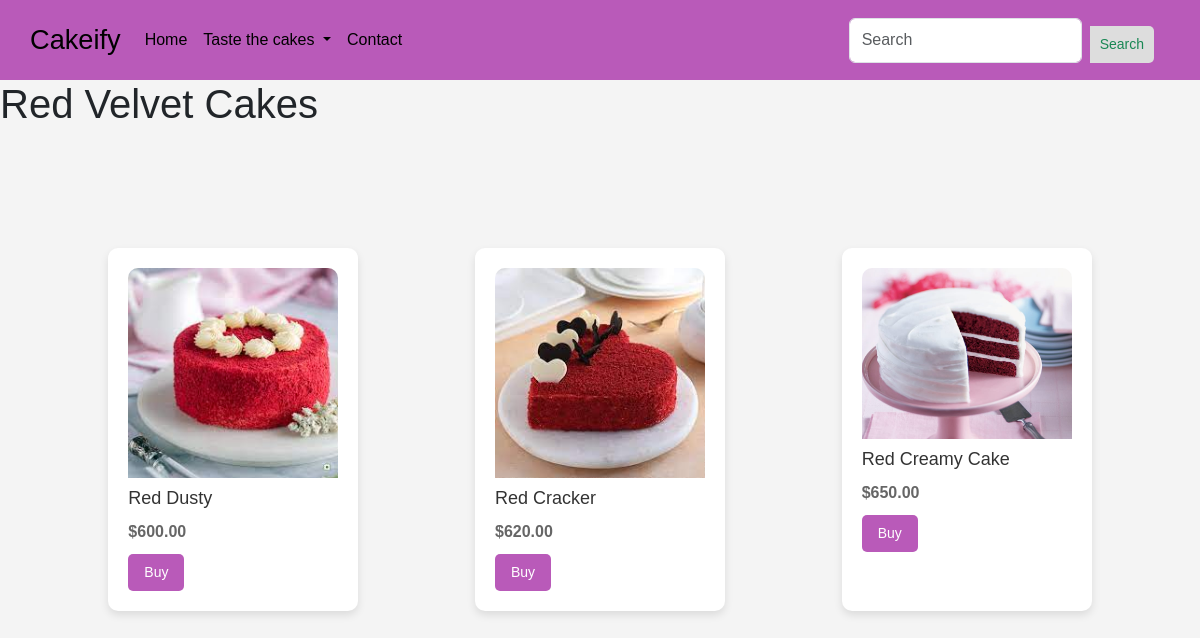
The page /red/ on the database its author committed.
### TastyCakes/models.py (models this page shows)
class Red_cake(models.Model):
    image=models.ImageField(upload_to='Red_cake_img/')
    name=models.CharField(max_length=100)
    price=models.DecimalField(max_digits=6, decimal_places=2)

### TastyCakes/views.py (the view)
# urls.py: path('red/', views.red, name='red'),
def red(request):
  red_cake_var=Red_cake.objects.all()
  return render(request, 'red.html', {'red_cake_var': red_cake_var})

### templates/red.html (shortened to what this page needs)
{% load static %}
<!DOCTYPE html>
<html lang="en">
<head>
    <link href="https://cdn.jsdelivr.net/npm/bootstrap@5.3.3/dist/css/bootstrap.min.css" rel="stylesheet">
</head>
<body>
  <nav class="navbar navbar-expand-lg">
    <div class="container-fluid">
      <a class="navbar-brand" href="{%url 'index' %}">Cakeify</a>
      <div class="collapse navbar-collapse" id="navbarSupportedContent">
        <ul class="navbar-nav me-auto mb-2 mb-lg-0">
          <li class="nav-item">
            <a class="nav-link active" aria-current="page" href="{%url 'index' %}">Home</a>
          </li>
          <li class="nav-item dropdown">
            <a class="nav-link dropdown-toggle" href="#" role="button" data-bs-toggle="dropdown" aria-expanded="false">
              Taste the cakes
            </a>
          </li>
          <li class="nav-item">
            <a class="nav-link active" aria-current="page" href="{%url 'contact' %}">Contact</a>
          </li>
        </ul>
        <form class="d-flex" role="search">
          <input class="form-control me-2" type="search" placeholder="Search" aria-label="Search">
          <button class="btn btn-outline-success" type="submit">Search</button>
        </form>
      </div>
    </div>
</nav>
<div class="header">
  <h1>Red Velvet Cakes</h1>
</div>
  <div class="container">
      {% for cake in red_cake_var %}
      <div class="product">
          <img src="{{cake.image.url }}" alt="{{ cake.name }}">
          <h3>{{ cake.name }}</h3>
          <p>${{ cake.price }}</p>
          <div class="product-buttons">
              <button class="buy-button" onclick="placeOrder('{{ cake.name }}', {{ cake.price }})">Buy</button>
          </div>
      </div>
      {% endfor %}
  </div>
</body>

### templates/red.html (style rules this page uses)
body { font-family: Arial, sans-serif; margin: 0; padding: 0; background-color: #f4f4f4; }
.container { display: flex; flex-wrap: wrap; justify-content: space-around; padding: 20px; margin-top: 80px; }
.product { width: 250px; background-color: #fff; border-radius: 10px; padding: 20px; margin: 20px; box-shadow: 0 4px 8px rgba(0, 0, 0, 0.1); transition: transform 0.3s ease-in-out; }
.product img { width: 100%; border-radius: 10px 10px 0 0; }
.product h3 { margin-top: 10px; font-size: 18px; color: #333; }
.product p { margin: 10px 0; font-size: 16px; font-weight: bold; color: #666; }
.product-buttons { display: flex; justify-content: space-between; align-items: center; }
.buy-button, .add-to-cart-button { padding: 8px 16px; font-size: 14px; border: none; border-radius: 5px; cursor: pointer; transition: background-color 0.3s ease; }
.buy-button { background-color: rgba(185, 90, 185, 1); color: white; }
button[type=submit] { float: right; padding: 8px 10px; margin-top: 8px; margin-right: 16px; background: #ddd; font-size: 14px; border: none; cursor: pointer; border-radius: 0 5px 5px 0; }
.navbar { background-color: rgba(185, 90, 185, 1); padding: 18px 18px; height: 80px; }
.navbar-brand { color: black; font-size: 1.7rem; }
.navbar-nav .nav-link { color: black; }

### rows shown on the page
Red_cake: image (picture), name "Red Dusty", price "600.00"
Red_cake: image (picture), name "Red Cracker", price "620.00"
Red_cake: image (picture), name "Red Creamy Cake", price "650.00"
